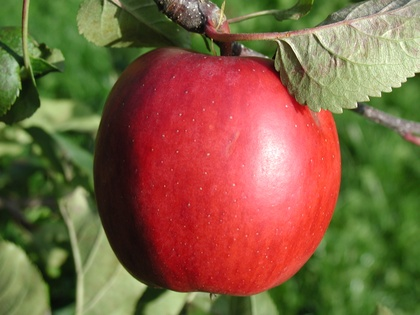
%> input picture doc/presentation/images/lpf/lpf-purpose/original.jpg, 420 x 315 px, shrunk from 2048 x 1536 before the run
$ octave arbilpf_testing.m   (GNU Octave 9; MATLAB toolbox functions it lacks are replaced by stand-ins)
%> lines starting %> are read from the running program, lines starting %| are printed output that depends on the picture
### sketches/arbilpf/filter_cols.m
function [Y] = filter_cols(X, B)
	Y = zeros(size(X));
	for c=1:size(X, 3)
		for j=1:size(X, 2)
			Y(:,j,c) = mirconv(X(:,j,c)', B)';
		end
	end
end

### sketches/arbilpf/filter_rows.m
function [Y] = filter_rows(X, B)
	Y = zeros(size(X));
	for c=1:size(X, 3)
		for i=1:size(X, 1)
			Y(i,:,c) = mirconv(X(i,:,c), B);
		end
	end
end

### sketches/arbilpf/arbilpf.m
function [Y] = arbilpf(X, Mx, My, O)
	Y = zeros(size(X));
	% the ripple and stopband specifications were chosen pretty arbitrarily
	% these should be chosen so as to optimize the transition width
	Bx = get_pm_lpf(Mx, O);
	By = get_pm_lpf(My, O);

	% debugging statements
	[Hx, Wx] = freqz(Bx, [1]);

	% note: the filters should be designed such that the square of their magnitudes
	% meets the specified requirements
	% the filtering mechanism that will be implemented will be an FPGA version
	% of filtfilt
	Y = filter_rows(filter_cols(X, By), Bx);
end

### sketches/arbilpf/get_pm_lpf.m
function [B] = get_pm_lpf(M, O)
	B = firpm(O, [0 0.85/M 1.15/M 1], [1 1 0 0], [30 1]);
end

### sketches/arbilpf/arbilpf_testing.m
% simply testing arbilpf

img_orig = imread('../../presentation/images/lpf-purpose/original.jpg', 'jpg');
%> img_orig is the input picture: size 315x420x3 uint8; mean R, G, B 128.7, 97, 65.1
img_orig_d = im2double(img_orig);
Mx = 10; % downsampling factor
My = 2;
N = 60; % 40 seems like a reasonable filter order
img_lpf = arbilpf(img_orig_d, Mx, My, N);
%> after the loop in filter_rows, `for c=1:size(X, 3)`:
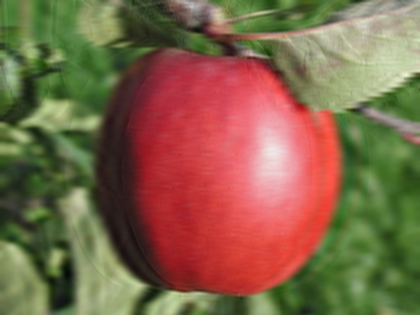
%> Y: size 315x420x3 double; mean R, G, B 0.5, 0.377, 0.253; drawn with min black and max white
img_lpf_d = im2double(img_lpf);
figure;
subplot(1,2,1); imshow(img_orig); title('Original Image');
subplot(1,2,2); imshow(img_lpf); title('Low Passed Image');
% plot fft of original image
fft_orig = fftshift(fft2(rgb2gray(img_orig_d)));
fft_lpf = fftshift(fft2(rgb2gray(img_lpf_d)));
figure;
subplot(1,2,1); imshow(log(abs(fft_orig(:,:,1))), [-1, 5]); colormap(jet); colorbar; title('Log Magnitude of FFT of Grayscaled Original');
%> after `imshow(log(abs(fft_orig(:,:,1))), [-1, 5])`:
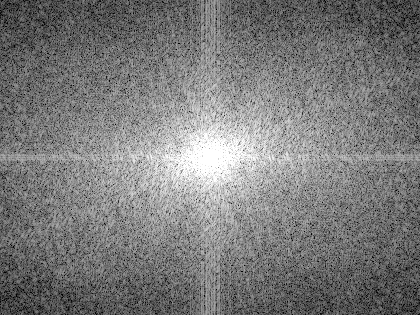
%> displayed picture: size 315x420, on the screen's scale of 0 to 255; min 0, max 255, mean 122.5
subplot(1,2,2); imshow(log(abs(fft_lpf(:,:,1))), [-1, 5]); colormap(jet); colorbar; title('Log Magnitude of FFT of Grayscaled LPFd Image');
%> after `imshow(log(abs(fft_lpf(:,:,1))), [-1, 5])`:
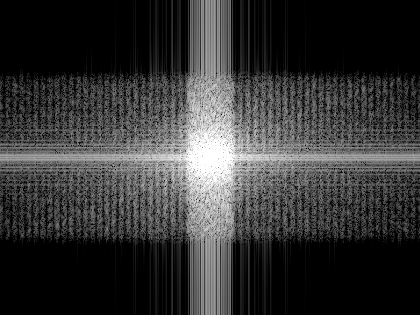
%> displayed picture: size 315x420, on the screen's scale of 0 to 255; min 0, max 255, mean 54
%> after `title('Log Magnitude of FFT of Grayscaled LPFd Image')`:
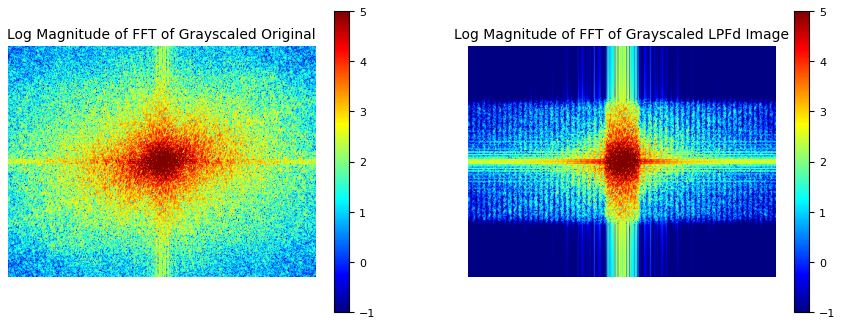
%> figure redrawn from the program's plot data, 2 panels
